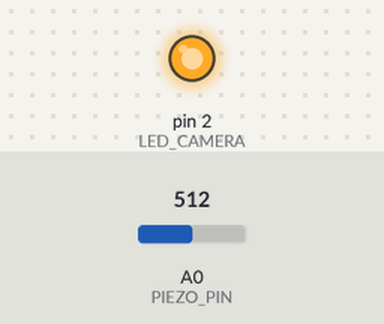
A sketch run on a simulated Arduino Nano, built with avr-gcc and run on an emulated ATmega328P. Shown: output pins drawn as LEDs (lit = HIGH). Inputs (shaded band) come from the test bench; at power-on: A0 (PIEZO_PIN) = 512. What the sketch prints to the serial monitor is not drawn.

Above: at 1.2 s.
1.3 s: A0 (PIEZO_PIN) set to 9
2.8 s: A0 (PIEZO_PIN) set to 6
At 4.0 s:
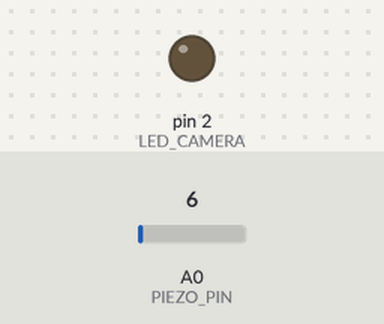
4.3 s: A0 (PIEZO_PIN) set to 110
At 5.3 s:
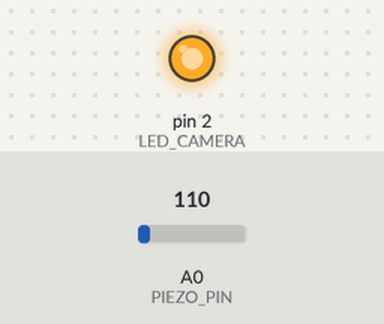
5.8 s: A0 (PIEZO_PIN) set to 0
At 6.4 s:
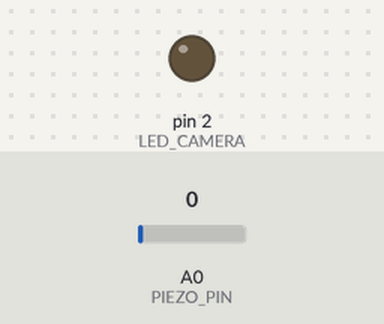
Timing chart, 0 to 8.3 s (numbered marks = the images above; inputs shaded):
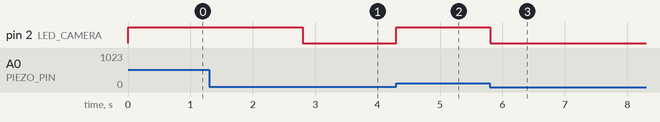

The sketch:

Piezo_Read_Final.ino
```cpp
//This Sketch is intended for the Nano Platform
//ATmega328P Flasher
//Pins to used are A0 and D2
//1khom Resitor to prevent voltage drift

const int PIEZO_PIN = A0; // Piezo output
const int LED_CAMERA = 2; // IR output

//1k    Ohm Resistor across the Negative and Postive Leads then connect as normal;
//eg; breadboard config of a 2x6 grid on the bread board.
     ////////Breadboard Layout////////
                //.0.0.//
                //.0.0.//
                //.0.0.//
     ////////////////////////////////
     //|     PIN +  | PIN -       |//
     //|    1Kohm + | 1kohm -     |//
     //|Jumper to A0|Jumper to GND|//
     ////////////////////////////////
//Connect the Piezo Hardware Flasher (LED of any IR type) to PIN 2 Directed toward the Observer Camera
//Ensure you use the same GND rail(same side pin)//

void setup()
{
  Serial.begin(230400); //Make sure any connected serial observing tools use this baud rate for communication
  pinMode(LED_CAMERA, OUTPUT); //pinmode config
}

void loop()
{

  // Read Piezo ADC value in, and convert it to a voltage
  float piezoV = analogRead(PIEZO_PIN) / 1023.0 * 550.0; //1023 is resoloution
  digitalWrite(LED_CAMERA, (piezoV >= 3.9));  //Hard Bottleneck
  Serial.println(piezoV); // Print the voltage.
}
```

MultiStepper.cpp
```cpp
// (licence header left out)
#include "MultiStepper.h"
#include "AccelStepper.h"

MultiStepper::MultiStepper()
    : _num_steppers(0)
{
}

boolean MultiStepper::addStepper(AccelStepper& stepper)
{
    if (_num_steppers >= MULTISTEPPER_MAX_STEPPERS)
	return false; // No room for more
    _steppers[_num_steppers++] = &stepper;
    return true;
}

void MultiStepper::moveTo(long absolute[])
{
    // First find the stepper that will take the longest time to move
    float longestTime = 0.0;

    uint8_t i;
    for (i = 0; i < _num_steppers; i++)
    {
	long thisDistance = absolute[i] - _steppers[i]->currentPosition();
	float thisTime = abs(thisDistance) / _steppers[i]->maxSpeed();

	if (thisTime > longestTime)
	    longestTime = thisTime;
    }

    if (longestTime > 0.0)
    {
	// Now work out a new max speed for each stepper so they will all
	// arrived at the same time of longestTime
	for (i = 0; i < _num_steppers; i++)
	{
	    long thisDistance = absolute[i] - _steppers[i]->currentPosition();
	    float thisSpeed = thisDistance / longestTime;
	    _steppers[i]->moveTo(absolute[i]); // New target position (resets speed)
	    _steppers[i]->setSpeed(thisSpeed); // New speed
	}
    }
}

// Returns true if any motor is still running to the target position.
boolean MultiStepper::run()
{
    uint8_t i;
    boolean ret = false;
    for (i = 0; i < _num_steppers; i++)
    {
	if ( _steppers[i]->distanceToGo() != 0)
	{
	    _steppers[i]->runSpeed();
	    ret = true;
	}
	// Caution: it has een reported that if any motor is used with acceleration outside of
	// MultiStepper, this code is necessary, you get
	// strange results where it moves in the wrong direction for a while then
	// slams back the correct way.
#if 0
	else
	{
	    // Need to call this to clear _stepInterval, _speed and _n
	    otherwise future calls will fail.
		_steppers[i]->setCurrentPosition(_steppers[i]->currentPosition());
	}
#endif

    }
    return ret;
}

// Blocks until all steppers reach their target position and are stopped
void    MultiStepper::runSpeedToPosition()
{
    while (run())
	;
}
```

MultiStepper.h
```cpp
// MultiStepper.h

#ifndef MultiStepper_h
#define MultiStepper_h

#include <stdlib.h>
#if ARDUINO >= 100
#include <Arduino.h>
#else
#include <WProgram.h>
#include <wiring.h>
#endif

#define MULTISTEPPER_MAX_STEPPERS 10

class AccelStepper;

/////////////////////////////////////////////////////////////////////
/// \class MultiStepper MultiStepper.h <MultiStepper.h>
/// \brief Operate multiple AccelSteppers in a co-ordinated fashion
///
/// This class can manage multiple AccelSteppers (up to MULTISTEPPER_MAX_STEPPERS = 10),
/// and cause them all to move
/// to selected positions at such a (constant) speed that they all arrive at their
/// target position at the same time. This can be used to support devices with multiple steppers
/// on say multiple axes to cause linear diagonal motion. Suitable for use with X-Y plotters, flatbeds,
/// 3D printers etc
/// to get linear straight line movement between arbitrary 2d (or 3d or ...) positions.
///
/// Caution: only constant speed stepper motion is supported: acceleration and deceleration is not supported
/// All the steppers managed by MultiStepper will step at a constant speed to their
/// target (albeit perhaps different speeds for each stepper).
class MultiStepper
{
public:
    /// Constructor
    MultiStepper();

    /// Add a stepper to the set of managed steppers
    /// There is an upper limit of MULTISTEPPER_MAX_STEPPERS = 10 to the number of steppers that can be managed
    /// \param[in] stepper Reference to a stepper to add to the managed list
    /// \return true if successful. false if the number of managed steppers would exceed MULTISTEPPER_MAX_STEPPERS
    boolean addStepper(AccelStepper& stepper);

    /// Set the target positions of all managed steppers
    /// according to a coordinate array.
    /// New speeds will be computed for each stepper so they will all arrive at their
    /// respective targets at very close to the same time.
    /// \param[in] absolute An array of desired absolute stepper positions. absolute[0] will be used to set
    /// the absolute position of the first stepper added by addStepper() etc. The array must be at least as long as
    /// the number of steppers that have been added by addStepper, else results are undefined.
    void moveTo(long absolute[]);

    /// Calls runSpeed() on all the managed steppers
    /// that have not acheived their target position.
    /// \return true if any stepper is still in the process of running to its target position.
    boolean run();

    /// Runs all managed steppers until they acheived their target position.
    /// Blocks until all that position is acheived. If you dont
    /// want blocking consider using run() instead.
    void    runSpeedToPosition();

private:
    /// Array of pointers to the steppers we are controlling.
    /// Fills from 0 onwards
    AccelStepper* _steppers[MULTISTEPPER_MAX_STEPPERS];

    /// Number of steppers we are controlling and the number
    /// of steppers in _steppers[]
    uint8_t       _num_steppers;
};

/// @example MultiStepper.pde
/// Use MultiStepper class to manage multiple steppers and make them all move to
/// the same position at the same time for linear 2d (or 3d) motion.

#endif
```

Measured:
- the behaviour switches between 8 and 7 on A0 (PIEZO_PIN) (found by bisection; images 0 and 1)
- after the input at 2.8 s, pin 2 (LED_CAMERA): HIGH → LOW at once
- after the input at 4.3 s, pin 2 (LED_CAMERA): LOW → HIGH at once
- after the input at 5.8 s, pin 2 (LED_CAMERA): HIGH → LOW at once
